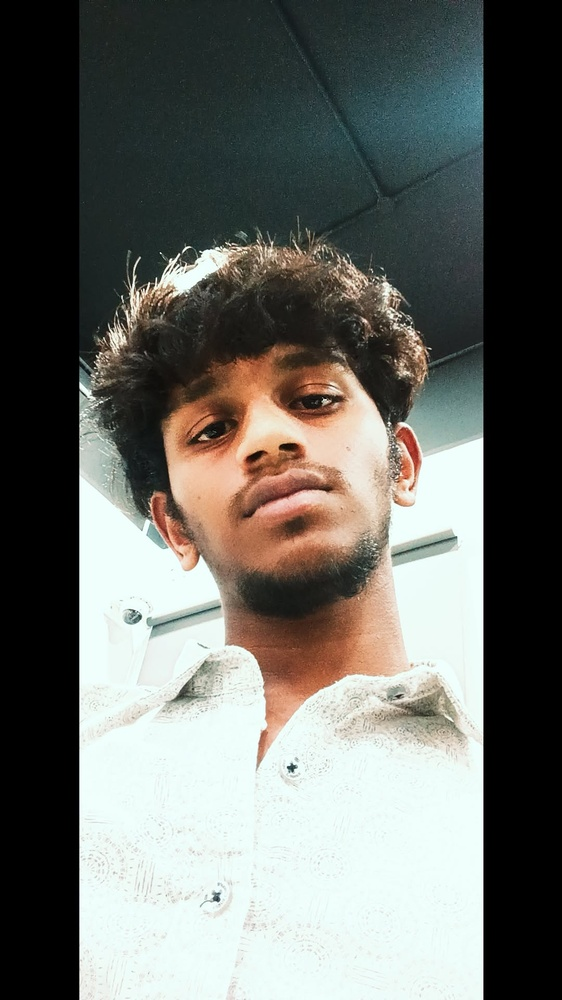
#> input picture 5.jpg, 562 x 1000 px, shrunk from 1080 x 1920 before the run
$ jupyter execute 'DIPT 05.ipynb'   (older library calls are emulated)
#> lines starting #> are read from the running program, lines starting #| are printed output that depends on the picture
### Exp-5- Record-Implementation of Filters
### NAME: SHARVESHWARAN M
### REG.NO: 212224240150

[cell 1]
import cv2
import matplotlib.pyplot as plt
import numpy as np

[cell 2]
image1=cv2.imread("5.jpg")
#> image1 is the input picture: shape (1000, 562, 3); mean B, G, R 103.1, 108, 106.5
image2=cv2.cvtColor(image1,cv2.COLOR_BGR2RGB)
kernel=np.ones((11,11),np.float32)/169
image3=cv2.filter2D(image2,-1,kernel)
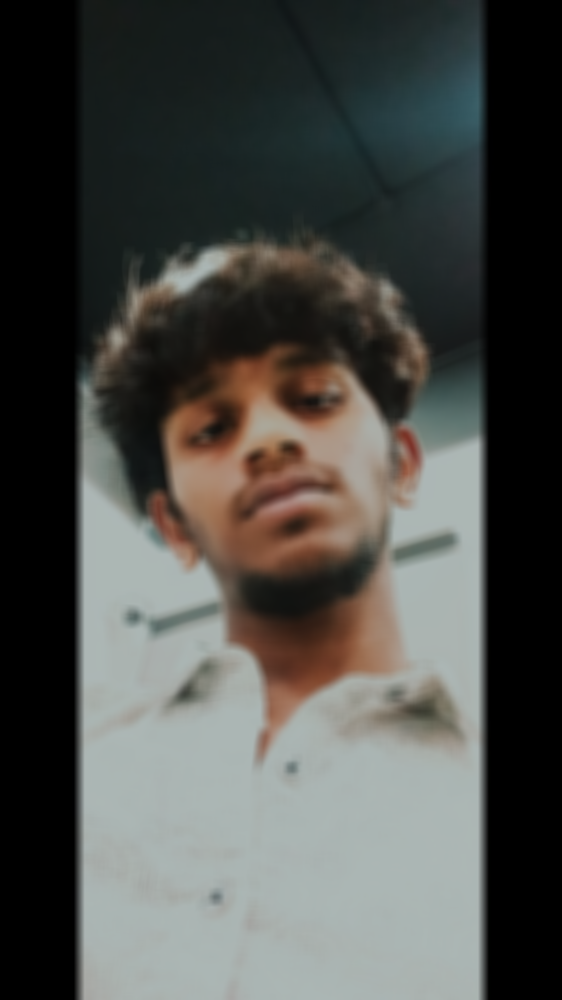
#> image3: shape (1000, 562, 3); mean R, G, B 76.3, 77.3, 73.8

[cell 3]
plt.figure(figsize=(9,9))
plt.subplot(1,2,1)
plt.imshow(image2)
plt.title("Original Image")
plt.axis("off")
plt.subplot(1,2,2)
plt.imshow(image3)
plt.title("Average Filter Image")
plt.axis("off")
plt.show()
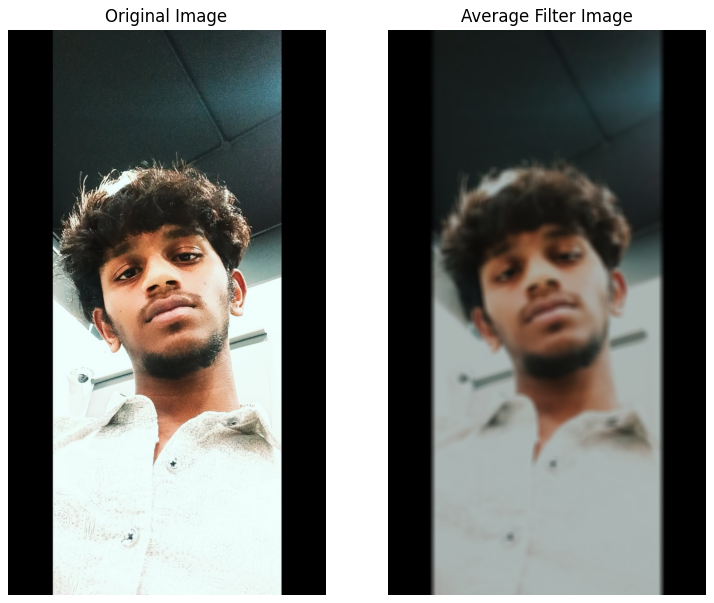
#> figure drawn by matplotlib, 2 panels

[cell 4]
kernel1=np.array([[1,2,1],[2,4,2],[1,2,1]])/16
image2=cv2.cvtColor(image1,cv2.COLOR_BGR2RGB)
image3=cv2.filter2D(image2,-1,kernel1)

[cell 5]
plt.subplot(1,2,1)
plt.imshow(image2)
plt.title("Original Image")
plt.axis("off")
plt.subplot(1,2,2)
plt.imshow(image3)
plt.title("Weighted Average Filter Image")
plt.axis("off")
plt.show()
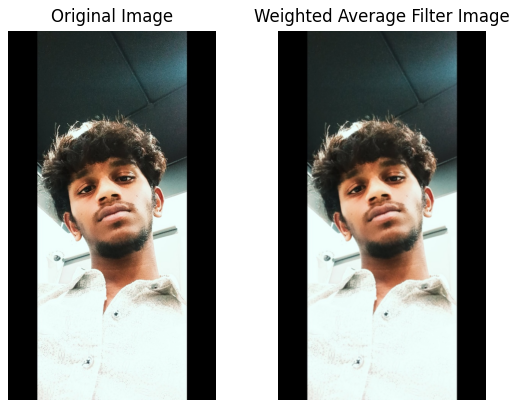
#> figure drawn by matplotlib, 2 panels

[cell 6]
gaussian_blur=cv2.GaussianBlur(image2,(33,33),0,0)
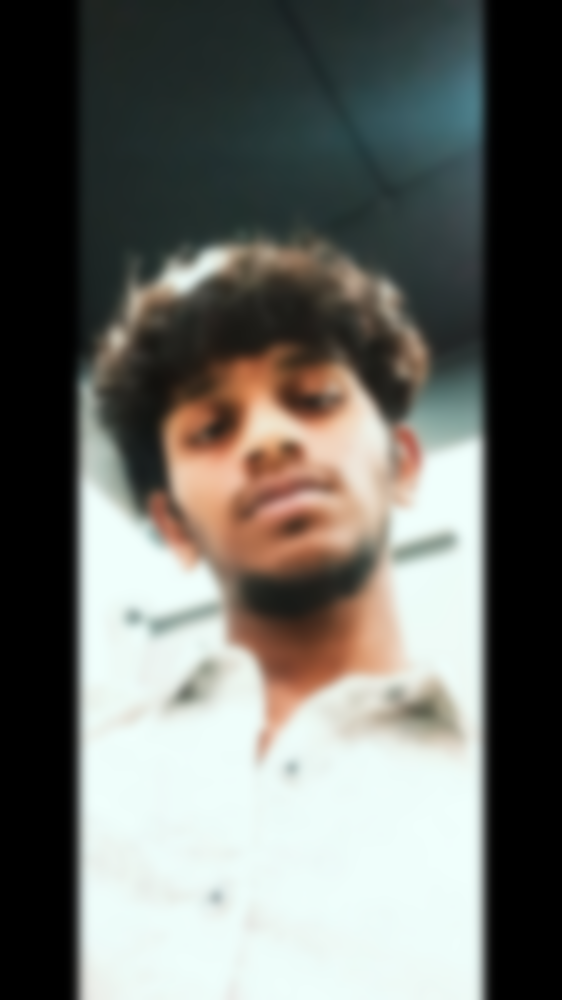
#> gaussian_blur: shape (1000, 562, 3); mean R, G, B 106.5, 108, 103.1
plt.subplot(1,2,1)
plt.imshow(image2)
plt.title("Original Image")
plt.axis("off")
plt.subplot(1,2,2)
plt.imshow(gaussian_blur)
plt.title("Gaussian Blur")
plt.axis("off")
plt.show()

[cell 7]
median=cv2.medianBlur(image2,13)
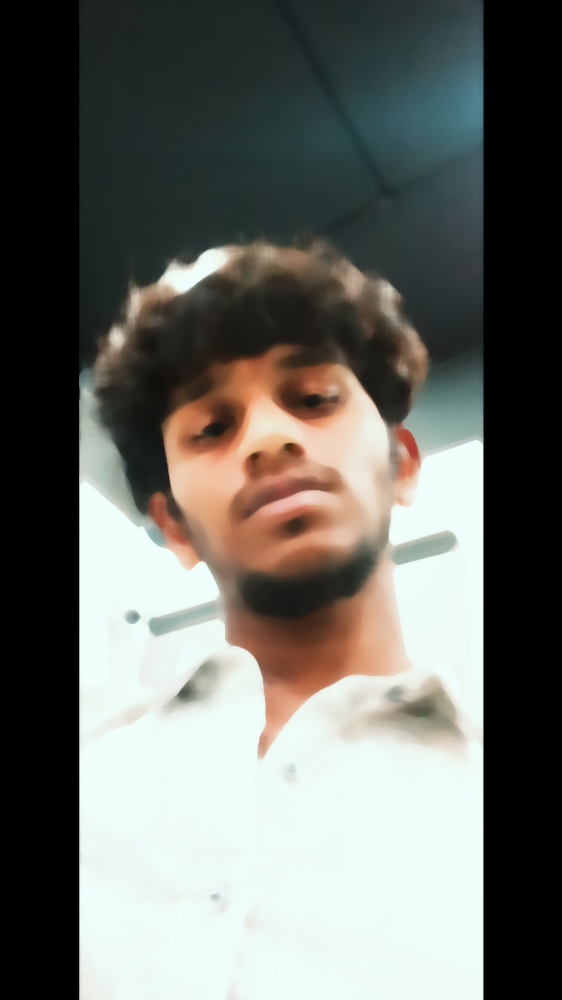
#> median: shape (1000, 562, 3); mean R, G, B 106.5, 108, 103
plt.figure(figsize=(9,9))
plt.subplot(1,2,1)
plt.imshow(image2)
plt.title("Original Image")
plt.axis("off")
plt.subplot(1,2,2)
plt.imshow(median)
plt.title("Median Blur")
plt.axis("off")
plt.show()

[cell 8]
kernel2=np.array([[-1,-1,-1],[2,-2,1],[2,1,-1]])
image3=cv2.filter2D(image2,-1,kernel2)
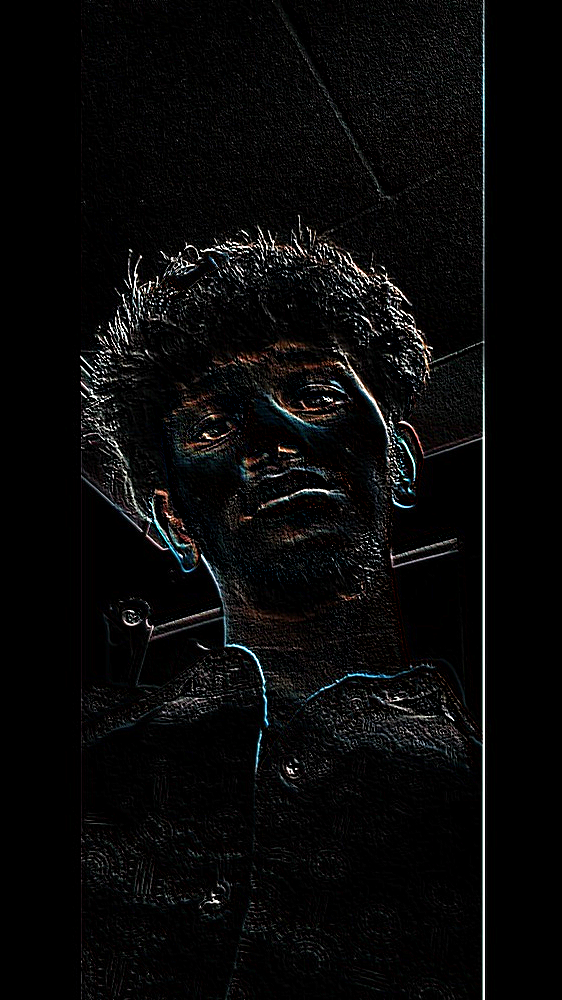
#> image3: shape (1000, 562, 3); mean R, G, B 9.2, 9.2, 9.3
plt.subplot(1,2,1)
plt.imshow(image2)
plt.title("Original Image")
plt.axis("off")
plt.subplot(1,2,2)
plt.imshow(image3)
plt.title("Laplacian Kernel")
plt.axis("off")
plt.show()

[cell 9]
laplacian=cv2.Laplacian(image2,cv2.CV_64F)
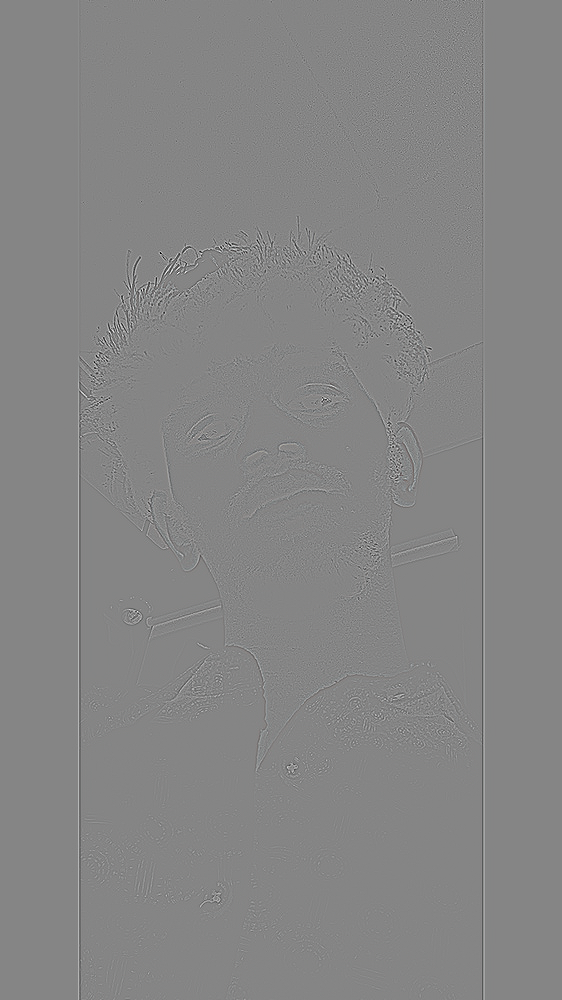
#> laplacian: shape (1000, 562, 3) float64; mean R, G, B 0, 0, 0; drawn with min black and max white
plt.subplot(1,2,1)
plt.imshow(image2)
plt.title("Original Image")
plt.axis("off")
plt.subplot(1,2,2)
plt.imshow(laplacian)
plt.title("Laplacian Operator")
plt.axis("off")
plt.show()
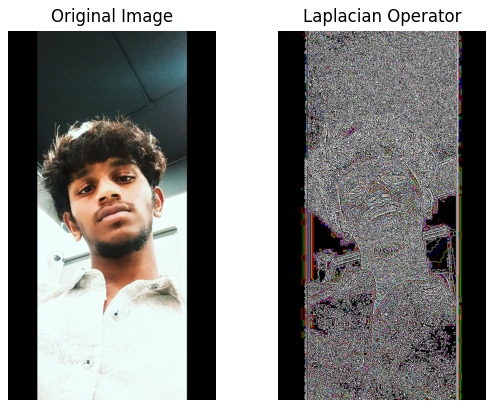
#> figure drawn by matplotlib, 2 panels
